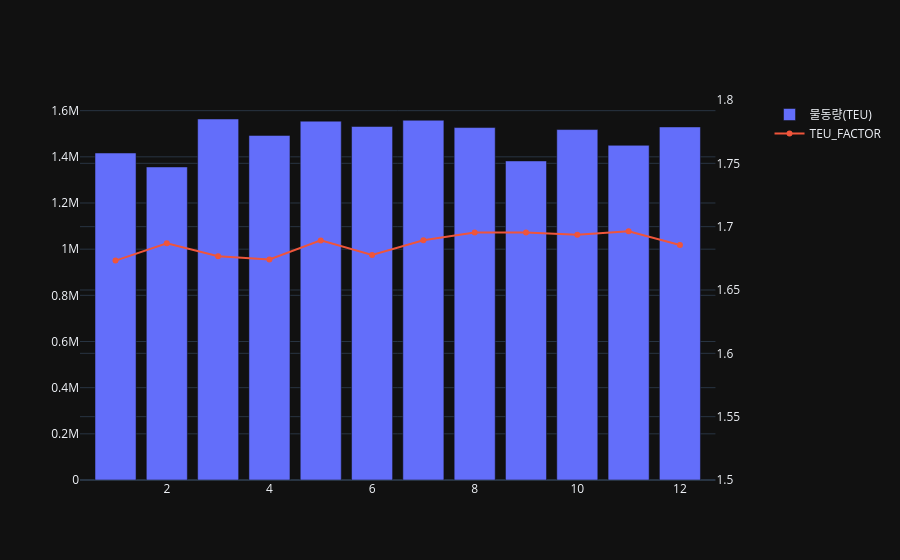

The notebook cell saved with this chart:
### Code cell
import plotly.graph_objects as go
from plotly.subplots import make_subplots
fig_dual = make_subplots(
    specs=[[{'secondary_y': True}]]
)

fig_dual.add_trace(
    go.Bar(
        x=monthly_sin['월'],
        y=monthly_sin['물동량'],
        name='물동량(TEU)'
    ),
    secondary_y=False,
)

fig_dual.add_trace(
    go.Scatter(
        x=monthly_sin['월'],
        y=monthly_sin['TEU_FACTOR'],
        mode='lines+markers',
        name='TEU_FACTOR',
    ),
    secondary_y=True,
)
fig_dual.update_yaxes(secondary_y=True, range=[1.5,1.8])

fig_dual.show()

### Figure 1 — Plotly figure (JSON) as saved in the notebook; plotly's stock layout.template omitted (floating-point values rounded to 4 significant figures)
{"data": [{"name": "물동량(TEU)", "x": [1, 2, 3, 4, 5, 6, 7, 8, 9, 10, 11, 12], "y": [1417000.0, 1356000.0, 1564000.0, 1493000.0, 1555000.0, 1531000.0, 1558000.0, 1527000.0, 1382000.0, 1518000.0, 1450000.0, 1530000.0], "type": "bar", "xaxis": "x", "yaxis": "y"}, {"mode": "lines+markers", "name": "TEU_FACTOR", "x": [1, 2, 3, 4, 5, 6, 7, 8, 9, 10, 11, 12], "y": [1.673, 1.687, 1.677, 1.674, 1.689, 1.678, 1.689, 1.695, 1.695, 1.694, 1.696, 1.685], "type": "scatter", "xaxis": "x", "yaxis": "y2"}], "layout": {"xaxis": {"anchor": "y", "domain": [0.0, 0.94]}, "yaxis": {"anchor": "x", "domain": [0.0, 1.0]}, "yaxis2": {"anchor": "x", "overlaying": "y", "side": "right", "range": [1.5, 1.8]}}}
